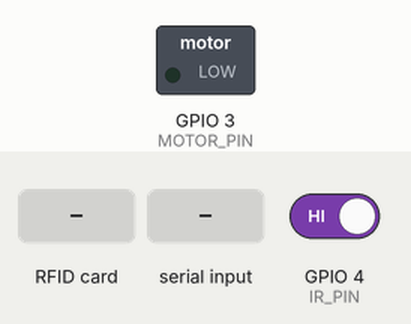
A sketch run on a simulated ESP32-C3. On the bench: switched loads named in the sketch (green lamp = pin HIGH). Dashed ring = blinking. The test bench sets the inputs (shaded band); at power-on: GPIO 4 (IR_PIN) HIGH. WiFi joins after 1.5 s; servers stay silent unless stated; what the sketch prints to the serial monitor is not drawn.

Above: at 3.7 s.
3.8 s: GPIO 4 (IR_PIN) driven LOW
At 3.96 s:
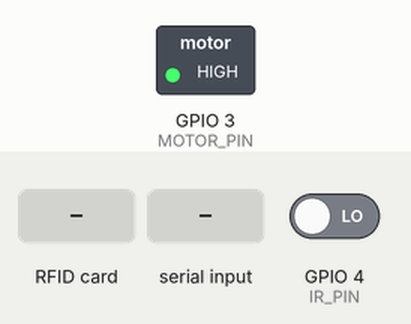
6.8 s: RFID card 5E 7A 19 C4 held to the reader
8.3 s: "m90\n" received over Serial
9.8 s: GPIO 4 (IR_PIN) driven HIGH
Timing chart, 0 to 12.5 s (numbered marks = the images above; inputs shaded):
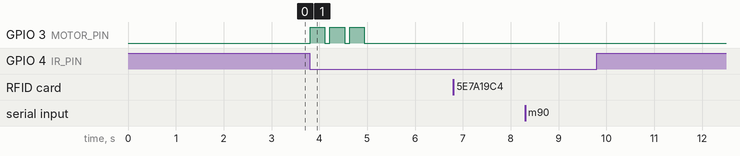

The sketch:

bow_final.ino
```cpp
// Weapon firmware (ESP32-C3): bow_raw.ino hardware + the game network.
//
//   IR sensor sees the opponent  -> "on target": motor bursts, helmet is told ("aim")
//   NFC tag read                 -> a shot. Hit if on target at that moment, otherwise miss.
//
// >>> Set PLAYER before uploading: 1 = bow, 2 = crossbow. <<<
#define PLAYER 1

#include <WiFi.h>
#include <WiFiUdp.h>
#include <Wire.h>
#include <Adafruit_PN532.h>

// ---------------- settings ----------------
const char* WIFI_NAME = "Triet1";
const char* WIFI_PASS = "trietbill";

const IPAddress EVERYONE(255, 255, 255, 255);
const uint16_t GAME_PORT = 4210;           // same as GAME_PORT in helmet_game.py

// PN532 I2C pins
#define PN532_SDA  8
#define PN532_SCL  9
#define PN532_IRQ  2

// IR and motor pins
#define IR_PIN     4
#define MOTOR_PIN  3

// Set false if your IR output goes HIGH when triggered
const bool IR_ACTIVE_LOW = true;

// Motor burst settings (played once each time the weapon comes on target)
const int BURST_COUNT = 3;
const unsigned long BURST_ON_MS = 300;
const unsigned long BURST_OFF_MS = 100;

// How the game reads the hardware. Change these if the behaviour is not what you want.
const bool SHOT_WHEN_TAG_LEAVES = false;   // false = shot when the NFC tag is read, true = shot when the tag goes away
const bool USE_CAMERA_LOCK = false;        // true = the helmet camera's "on target" also counts for a hit
const unsigned long IR_HOLD_MS = 300;      // stay "on target" this long after the last IR pulse
const unsigned long TAG_GONE_MS = 400;     // tag must be unread this long before it counts as gone
const unsigned long SHOT_COOLDOWN_MS = 500;  // shortest time between two shots
const unsigned long AIM_SEND_MS = 150;     // tell the helmet "on target" this often

// ---------------- state ----------------
Adafruit_PN532 nfc(PN532_IRQ, -1, &Wire);
WiFiUDP udp;

bool nfcReady = false;
bool tagPresent = false;
unsigned long lastTagSeen = 0;
unsigned long lastShot = 0;
uint32_t shotNumber = 0;

volatile unsigned long lastIRSeen = 0;
volatile bool irEverSeen = false;
bool wasAimed = false;
unsigned long lastAimSent = 0;

unsigned long lockedUntil = 0;             // helmet camera lock, from "cue" messages
unsigned long lastHello = 0;

int burstsLeft = 0;
bool motorOn = false;
unsigned long motorChanged = 0;

// ---------------- network ----------------
void sendLine(const char* text) {
  udp.beginPacket(EVERYONE, GAME_PORT);
  udp.print(text);
  udp.endPacket();
}

// "shot <player> <1/0> <n>", sent three times; helmets and the dashboard ignore repeats.
void reportShot(bool hit) {
  shotNumber++;
  char msg[32];
  snprintf(msg, sizeof(msg), "shot %d %d %lu", PLAYER, hit ? 1 : 0, (unsigned long)shotNumber);
  for (int i = 0; i < 3; i++) {
    sendLine(msg);
    delay(15);
  }
  Serial.println(hit ? "SHOT: HIT" : "SHOT: miss");
}

// Reads this player's helmet: "cue <player> U|D|C|N <on target 0/1>".
void readHelmet() {
  while (udp.parsePacket() > 0) {
    char buf[64];
    int n = udp.read(buf, sizeof(buf) - 1);
    if (n <= 0) continue;
    buf[n] = 0;
    int who, locked;
    char tilt;
    if (sscanf(buf, "cue %d %c %d", &who, &tilt, &locked) == 3 && who == PLAYER) {
      lockedUntil = locked ? millis() + 400 : 0;
    }
  }
}

// ---------------- aiming ----------------
void IRAM_ATTR onIRPulse() {
  lastIRSeen = millis();
  irEverSeen = true;
}

bool isIRTriggered() {
  int value = digitalRead(IR_PIN);
  return IR_ACTIVE_LOW ? (value == LOW) : (value == HIGH);
}

bool irOnTarget() {
  return irEverSeen && (millis() - lastIRSeen < IR_HOLD_MS);
}

bool cameraOnTarget() {
  return millis() < lockedUntil;
}

bool aimedAtOpponent() {
  return irOnTarget() || (USE_CAMERA_LOCK && cameraOnTarget());
}

// ---------------- motor (does not block the rest of the program) ----------------
void startBursts() {
  if (burstsLeft > 0) return;              // already playing
  burstsLeft = BURST_COUNT;
  motorOn = true;
  motorChanged = millis();
  digitalWrite(MOTOR_PIN, HIGH);
}

void updateMotor() {
  if (burstsLeft == 0) return;
  unsigned long now = millis();
  if (motorOn && now - motorChanged >= BURST_ON_MS) {
    digitalWrite(MOTOR_PIN, LOW);
    motorOn = false;
    motorChanged = now;
    burstsLeft--;
  } else if (!motorOn && now - motorChanged >= BURST_OFF_MS) {
    digitalWrite(MOTOR_PIN, HIGH);
    motorOn = true;
    motorChanged = now;
  }
}

// ---------------- shots ----------------
void fireShot() {
  unsigned long now = millis();
  if (lastShot != 0 && now - lastShot < SHOT_COOLDOWN_MS) return;
  lastShot = now;
  reportShot(aimedAtOpponent());
}

void checkNFC() {
  if (!nfcReady) return;

  uint8_t uid[7];
  uint8_t uidLength = 0;
  bool found = nfc.readPassiveTargetID(PN532_MIFARE_ISO14443A, uid, &uidLength, 20);
  unsigned long now = millis();

  if (found) {
    lastTagSeen = now;
    if (!tagPresent) {
      tagPresent = true;
      Serial.print("NFC UID: ");
      for (uint8_t i = 0; i < uidLength; i++) {
        if (uid[i] < 0x10) Serial.print('0');
        Serial.print(uid[i], HEX);
        if (i < uidLength - 1) Serial.print(':');
      }
      Serial.println();
      if (!SHOT_WHEN_TAG_LEAVES) fireShot();
    }
  } else if (tagPresent && now - lastTagSeen > TAG_GONE_MS) {
    tagPresent = false;
    Serial.println("NFC tag gone");
    if (SHOT_WHEN_TAG_LEAVES) fireShot();
  }
}

// ---------------- setup ----------------
void setup() {
  Serial.begin(115200);
  delay(1000);

  pinMode(IR_PIN, INPUT);
  pinMode(MOTOR_PIN, OUTPUT);
  digitalWrite(MOTOR_PIN, LOW);
  attachInterrupt(digitalPinToInterrupt(IR_PIN), onIRPulse, IR_ACTIVE_LOW ? FALLING : RISING);

  Wire.begin(PN532_SDA, PN532_SCL);
  Serial.printf("Player %d weapon: PN532 + IR + motor + game network\n", PLAYER);

  nfc.begin();
  if (nfc.getFirmwareVersion()) {
    nfc.SAMConfig();
    nfcReady = true;
    Serial.println("PN532 detected.");
  } else {
    Serial.println("ERROR: PN532 not detected. Check wiring and I2C mode.");
    Serial.println("Carrying on without it: shots only from the Serial Monitor (h, m, t).");
  }

  WiFi.mode(WIFI_STA);
  WiFi.setSleep(false);  // lower latency
  WiFi.begin(WIFI_NAME, WIFI_PASS);
  Serial.print("Joining Wi-Fi");
  while (WiFi.status() != WL_CONNECTED) {
    delay(250);
    Serial.print(".");
  }
  udp.begin(GAME_PORT);
  Serial.printf("\nPlayer %d weapon online, IP %s\nReady.\n", PLAYER, WiFi.localIP().toString().c_str());
}

// ---------------- loop ----------------
void loop() {
  unsigned long now = millis();

  readHelmet();

  // IR: the interrupt catches short pulses; this catches a steady signal.
  if (isIRTriggered()) {
    lastIRSeen = now;
    irEverSeen = true;
  }

  // Coming on target: three motor bursts, once. While on target, keep telling the helmet.
  bool aimed = irOnTarget();
  if (aimed && !wasAimed) {
    Serial.println("IR: on target");
    startBursts();
  }
  if (!aimed && wasAimed) Serial.println("IR: lost target");
  if (aimed != wasAimed || (aimed && now - lastAimSent >= AIM_SEND_MS)) {
    char msg[16];
    snprintf(msg, sizeof(msg), "aim %d %d", PLAYER, aimed ? 1 : 0);
    sendLine(msg);
    lastAimSent = now;
  }
  wasAimed = aimed;

  updateMotor();
  checkNFC();

  // Test without hardware: h = hit, m = miss, t = a real shot using the current aim.
  if (Serial.available()) {
    char c = Serial.read();
    if (c == 'h') reportShot(true);
    if (c == 'm') reportShot(false);
    if (c == 't') fireShot();
  }

  // Heartbeat so the dashboard can show this weapon as online.
  if (now - lastHello > 2000) {
    lastHello = now;
    char msg[24];
    snprintf(msg, sizeof(msg), "hello %d weapon", PLAYER);
    sendLine(msg);
  }

  delay(5);
}
```

Measured:
- after the input at 3.8 s, GPIO 3 (MOTOR_PIN): alternates HIGH for 0.31 s and LOW for 0.10 s, 6 changes in all, then stays LOW, starting at once
- after the input at 6.8 s, every drawn part: stays the same
- after the input at 8.3 s, every drawn part: stays the same
- after the input at 9.8 s, every drawn part: stays the same
